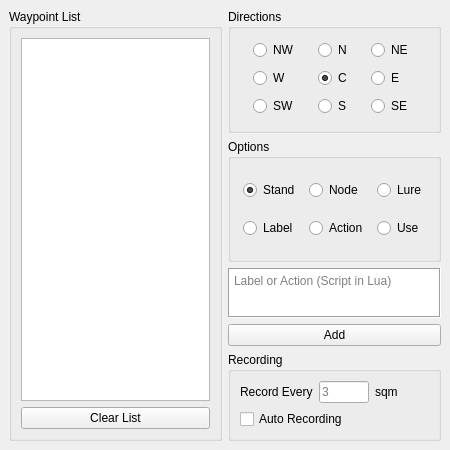
<?xml version="1.0" encoding="UTF-8"?>
<ui version="4.0">
 <class>Walker_View</class>
 <widget class="QMainWindow" name="Walker_View">
  <property name="geometry">
   <rect>
    <x>0</x>
    <y>0</y>
    <width>450</width>
    <height>450</height>
   </rect>
  </property>
  <property name="sizePolicy">
   <sizepolicy hsizetype="Preferred" vsizetype="Preferred">
    <horstretch>0</horstretch>
    <verstretch>0</verstretch>
   </sizepolicy>
  </property>
  <property name="minimumSize">
   <size>
    <width>450</width>
    <height>450</height>
   </size>
  </property>
  <property name="maximumSize">
   <size>
    <width>450</width>
    <height>450</height>
   </size>
  </property>
  <property name="windowTitle">
   <string>Walker</string>
  </property>
  <property name="tabShape">
   <enum>QTabWidget::TabShape::Rounded</enum>
  </property>
  <widget class="QWidget" name="centralwidget">
   <property name="sizePolicy">
    <sizepolicy hsizetype="Fixed" vsizetype="Fixed">
     <horstretch>0</horstretch>
     <verstretch>0</verstretch>
    </sizepolicy>
   </property>
   <property name="maximumSize">
    <size>
     <width>450</width>
     <height>450</height>
    </size>
   </property>
   <layout class="QHBoxLayout" name="horizontalLayout">
    <item>
     <widget class="QGroupBox" name="groupBox_4">
      <property name="sizePolicy">
       <sizepolicy hsizetype="Preferred" vsizetype="Preferred">
        <horstretch>0</horstretch>
        <verstretch>0</verstretch>
       </sizepolicy>
      </property>
      <property name="maximumSize">
       <size>
        <width>500</width>
        <height>16777215</height>
       </size>
      </property>
      <property name="title">
       <string>Waypoint List</string>
      </property>
      <layout class="QHBoxLayout" name="horizontalLayout_3">
       <item>
        <layout class="QVBoxLayout" name="verticalLayout_2">
         <item>
          <widget class="QListWidget" name="waypoints_listWidget">
           <property name="sizePolicy">
            <sizepolicy hsizetype="Fixed" vsizetype="Minimum">
             <horstretch>0</horstretch>
             <verstretch>0</verstretch>
            </sizepolicy>
           </property>
          </widget>
         </item>
         <item>
          <widget class="QPushButton" name="clear_pushButton">
           <property name="text">
            <string>Clear List</string>
           </property>
          </widget>
         </item>
        </layout>
       </item>
      </layout>
     </widget>
    </item>
    <item>
     <layout class="QVBoxLayout" name="verticalLayout">
      <item>
       <widget class="QGroupBox" name="directions_groupBox">
        <property name="sizePolicy">
         <sizepolicy hsizetype="Preferred" vsizetype="Preferred">
          <horstretch>0</horstretch>
          <verstretch>0</verstretch>
         </sizepolicy>
        </property>
        <property name="title">
         <string>Directions</string>
        </property>
        <property name="checkable">
         <bool>false</bool>
        </property>
        <layout class="QGridLayout" name="gridLayout_2">
         <item row="0" column="2">
          <widget class="QRadioButton" name="ne_radioButton">
           <property name="sizePolicy">
            <sizepolicy hsizetype="Fixed" vsizetype="Fixed">
             <horstretch>0</horstretch>
             <verstretch>0</verstretch>
            </sizepolicy>
           </property>
           <property name="text">
            <string>NE</string>
           </property>
          </widget>
         </item>
         <item row="1" column="0">
          <widget class="QRadioButton" name="w_radioButton">
           <property name="sizePolicy">
            <sizepolicy hsizetype="Fixed" vsizetype="Fixed">
             <horstretch>0</horstretch>
             <verstretch>0</verstretch>
            </sizepolicy>
           </property>
           <property name="text">
            <string>W</string>
           </property>
          </widget>
         </item>
         <item row="1" column="2">
          <widget class="QRadioButton" name="e_radioButton">
           <property name="sizePolicy">
            <sizepolicy hsizetype="Fixed" vsizetype="Fixed">
             <horstretch>0</horstretch>
             <verstretch>0</verstretch>
            </sizepolicy>
           </property>
           <property name="text">
            <string>E</string>
           </property>
          </widget>
         </item>
         <item row="2" column="1">
          <widget class="QRadioButton" name="s_radioButton">
           <property name="sizePolicy">
            <sizepolicy hsizetype="Fixed" vsizetype="Fixed">
             <horstretch>0</horstretch>
             <verstretch>0</verstretch>
            </sizepolicy>
           </property>
           <property name="text">
            <string>S</string>
           </property>
          </widget>
         </item>
         <item row="1" column="1">
          <widget class="QRadioButton" name="c_radioButton">
           <property name="sizePolicy">
            <sizepolicy hsizetype="Fixed" vsizetype="Fixed">
             <horstretch>0</horstretch>
             <verstretch>0</verstretch>
            </sizepolicy>
           </property>
           <property name="text">
            <string>C</string>
           </property>
           <property name="checked">
            <bool>true</bool>
           </property>
          </widget>
         </item>
         <item row="2" column="2">
          <widget class="QRadioButton" name="se_radioButton">
           <property name="sizePolicy">
            <sizepolicy hsizetype="Fixed" vsizetype="Fixed">
             <horstretch>0</horstretch>
             <verstretch>0</verstretch>
            </sizepolicy>
           </property>
           <property name="text">
            <string>SE</string>
           </property>
          </widget>
         </item>
         <item row="0" column="0">
          <widget class="QRadioButton" name="nw_radioButton">
           <property name="sizePolicy">
            <sizepolicy hsizetype="Fixed" vsizetype="Fixed">
             <horstretch>0</horstretch>
             <verstretch>0</verstretch>
            </sizepolicy>
           </property>
           <property name="text">
            <string>NW</string>
           </property>
          </widget>
         </item>
         <item row="0" column="1">
          <widget class="QRadioButton" name="n_radioButton">
           <property name="sizePolicy">
            <sizepolicy hsizetype="Fixed" vsizetype="Fixed">
             <horstretch>0</horstretch>
             <verstretch>0</verstretch>
            </sizepolicy>
           </property>
           <property name="text">
            <string>N</string>
           </property>
          </widget>
         </item>
         <item row="2" column="0">
          <widget class="QRadioButton" name="sw_radioButton">
           <property name="sizePolicy">
            <sizepolicy hsizetype="Fixed" vsizetype="Fixed">
             <horstretch>0</horstretch>
             <verstretch>0</verstretch>
            </sizepolicy>
           </property>
           <property name="text">
            <string>SW</string>
           </property>
          </widget>
         </item>
        </layout>
       </widget>
      </item>
      <item>
       <widget class="QGroupBox" name="options_groupBox">
        <property name="sizePolicy">
         <sizepolicy hsizetype="Preferred" vsizetype="Preferred">
          <horstretch>0</horstretch>
          <verstretch>0</verstretch>
         </sizepolicy>
        </property>
        <property name="title">
         <string>Options</string>
        </property>
        <layout class="QGridLayout" name="gridLayout_3">
         <item row="0" column="0">
          <widget class="QRadioButton" name="stand_radioButton">
           <property name="sizePolicy">
            <sizepolicy hsizetype="Fixed" vsizetype="Fixed">
             <horstretch>0</horstretch>
             <verstretch>0</verstretch>
            </sizepolicy>
           </property>
           <property name="text">
            <string>Stand</string>
           </property>
           <property name="checked">
            <bool>true</bool>
           </property>
          </widget>
         </item>
         <item row="0" column="1">
          <widget class="QRadioButton" name="node_radioButton">
           <property name="sizePolicy">
            <sizepolicy hsizetype="Fixed" vsizetype="Fixed">
             <horstretch>0</horstretch>
             <verstretch>0</verstretch>
            </sizepolicy>
           </property>
           <property name="text">
            <string>Node</string>
           </property>
          </widget>
         </item>
         <item row="0" column="2">
          <widget class="QRadioButton" name="lure_radioButton">
           <property name="sizePolicy">
            <sizepolicy hsizetype="Fixed" vsizetype="Fixed">
             <horstretch>0</horstretch>
             <verstretch>0</verstretch>
            </sizepolicy>
           </property>
           <property name="text">
            <string>Lure</string>
           </property>
          </widget>
         </item>
         <item row="1" column="0">
          <widget class="QRadioButton" name="label_radioButton">
           <property name="sizePolicy">
            <sizepolicy hsizetype="Fixed" vsizetype="Fixed">
             <horstretch>0</horstretch>
             <verstretch>0</verstretch>
            </sizepolicy>
           </property>
           <property name="text">
            <string>Label</string>
           </property>
          </widget>
         </item>
         <item row="1" column="1">
          <widget class="QRadioButton" name="action_radioButton">
           <property name="sizePolicy">
            <sizepolicy hsizetype="Fixed" vsizetype="Fixed">
             <horstretch>0</horstretch>
             <verstretch>0</verstretch>
            </sizepolicy>
           </property>
           <property name="text">
            <string>Action</string>
           </property>
          </widget>
         </item>
         <item row="1" column="2">
          <widget class="QRadioButton" name="use_radioButton">
           <property name="sizePolicy">
            <sizepolicy hsizetype="Fixed" vsizetype="Fixed">
             <horstretch>0</horstretch>
             <verstretch>0</verstretch>
            </sizepolicy>
           </property>
           <property name="text">
            <string>Use</string>
           </property>
          </widget>
         </item>
        </layout>
       </widget>
      </item>
      <item>
       <widget class="QTextEdit" name="action_textEdit">
        <property name="enabled">
         <bool>true</bool>
        </property>
        <property name="sizePolicy">
         <sizepolicy hsizetype="Fixed" vsizetype="Fixed">
          <horstretch>0</horstretch>
          <verstretch>0</verstretch>
         </sizepolicy>
        </property>
        <property name="maximumSize">
         <size>
          <width>16777215</width>
          <height>50</height>
         </size>
        </property>
        <property name="frameShape">
         <enum>QFrame::Shape::Box</enum>
        </property>
        <property name="placeholderText">
         <string>Label or Action (Script in Lua)</string>
        </property>
       </widget>
      </item>
      <item>
       <widget class="QPushButton" name="add_pushButton">
        <property name="sizePolicy">
         <sizepolicy hsizetype="Minimum" vsizetype="Fixed">
          <horstretch>0</horstretch>
          <verstretch>0</verstretch>
         </sizepolicy>
        </property>
        <property name="text">
         <string>Add</string>
        </property>
       </widget>
      </item>
      <item>
       <widget class="QGroupBox" name="groupBox_5">
        <property name="sizePolicy">
         <sizepolicy hsizetype="Minimum" vsizetype="Fixed">
          <horstretch>0</horstretch>
          <verstretch>0</verstretch>
         </sizepolicy>
        </property>
        <property name="title">
         <string>Recording</string>
        </property>
        <layout class="QGridLayout" name="gridLayout_6">
         <item row="1" column="0">
          <widget class="QCheckBox" name="record_checkBox">
           <property name="text">
            <string>Auto Recording</string>
           </property>
          </widget>
         </item>
         <item row="0" column="0">
          <layout class="QHBoxLayout" name="horizontalLayout_2">
           <item>
            <widget class="QLabel" name="label_3">
             <property name="text">
              <string>Record Every</string>
             </property>
             <property name="buddy">
              <cstring>record_lineEdit</cstring>
             </property>
            </widget>
           </item>
           <item>
            <widget class="QLineEdit" name="record_lineEdit">
             <property name="maximumSize">
              <size>
               <width>50</width>
               <height>16777215</height>
              </size>
             </property>
             <property name="text">
              <string/>
             </property>
             <property name="placeholderText">
              <string>3</string>
             </property>
            </widget>
           </item>
           <item>
            <widget class="QLabel" name="label_4">
             <property name="text">
              <string>sqm</string>
             </property>
            </widget>
           </item>
          </layout>
         </item>
        </layout>
       </widget>
      </item>
     </layout>
    </item>
   </layout>
  </widget>
 </widget>
 <resources/>
 <connections>
  <connection>
   <sender>clear_pushButton</sender>
   <signal>clicked()</signal>
   <receiver>waypoints_listWidget</receiver>
   <slot>clear()</slot>
   <hints>
    <hint type="sourcelabel">
     <x>148</x>
     <y>379</y>
    </hint>
    <hint type="destinationlabel">
     <x>126</x>
     <y>192</y>
    </hint>
   </hints>
  </connection>
 </connections>
</ui>
